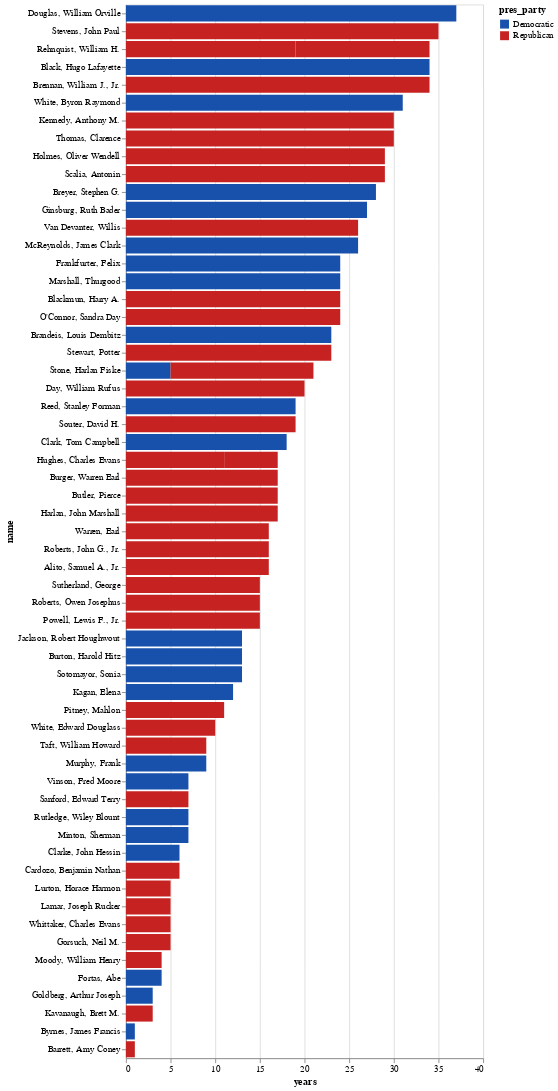

Notebook code for this chart:
### Code cell
alt.Chart(df[(df["state_date"] > "1900-01-01")]).mark_bar().encode(
    x="years:Q",
    y=alt.Y("name", sort="-x"),
    color=alt.Color(
        "pres_party",
        scale=alt.Scale(
            domain=["Democratic", "Republican"], range=["#1851ac", "#c62222"]
        ),
    ),
)

### Figure 1 — Vega-Lite specification as saved in the notebook (floating-point values rounded to 4 significant figures)
{"config": {"view": {"continuousWidth": 400, "continuousHeight": 300}}, "data": {"name": "data-a5eac28ceb63638e7e9ef2b5d658a52d"}, "mark": "bar", "encoding": {"color": {"field": "pres_party", "scale": {"domain": ["Democratic", "Republican"], "range": ["#1851ac", "#c62222"]}, "type": "nominal"}, "x": {"field": "years", "type": "quantitative"}, "y": {"field": "name", "sort": "-x", "type": "nominal"}}, "$schema": "https://vega.github.io/schema/vega-lite/v4.17.0.json", "datasets": {"data-a5eac28ceb63638e7e9ef2b5d658a52d": [{"name": "White, Edward Douglass", "state": "Louisiana", "president": "Taft", "state_date": "1910-12-19T00:00:00", "end_date": "1921-05-19T00:00:00", "type": "chief", "last_name": "White", "first_name": "Edward Douglass", "suffix": "", "years": 10.0, "pres_party": "Republican"}, {"name": "Taft, William Howard", "state": "Connecticut", "president": "Harding", "state_date": "1921-07-11T00:00:00", "end_date": "1930-02-03T00:00:00", "type": "chief", "last_name": "Taft", "first_name": "William Howard", "suffix": "", "years": 9.0, "pres_party": "Republican"}, {"name": "Hughes, Charles Evans", "state": "New York", "president": "Hoover", "state_date": "1930-02-24T00:00:00", "end_date": "1941-06-30T00:00:00", "type": "chief", "last_name": "Hughes", "first_name": "Charles Evans", "suffix": "", "years": 11.0, "pres_party": "Republican"}, {"name": "Stone, Harlan Fiske", "state": "New York", "president": "Roosevelt, F.", "state_date": "1941-07-03T00:00:00", "end_date": "1946-04-22T00:00:00", "type": "chief", "last_name": "Stone", "first_name": "Harlan Fiske", "suffix": "", "years": 5.0, "pres_party": "Democratic"}, {"name": "Vinson, Fred Moore", "state": "Kentucky", "president": "Truman", "state_date": "1946-06-24T00:00:00", "end_date": "1953-09-08T00:00:00", "type": "chief", "last_name": "Vinson", "first_name": "Fred Moore", "suffix": "", "years": 7.0, "pres_party": "Democratic"}, {"name": "Warren, Earl", "state": "California", "president": "Eisenhower", "state_date": "1953-10-05T00:00:00", "end_date": "1969-06-23T00:00:00", "type": "chief", "last_name": "Warren", "first_name": "Earl", "suffix": "", "years": 16.0, "pres_party": "Republican"}, {"name": "Burger, Warren Earl", "state": "Virginia", "president": "Nixon", "state_date": "1969-06-23T00:00:00", "end_date": "1986-09-26T00:00:00", "type": "chief", "last_name": "Burger", "first_name": "Warren Earl", "suffix": "", "years": 17.0, "pres_party": "Republican"}, {"name": "Rehnquist, William H.", "state": "Virginia", "president": "Reagan", "state_date": "1986-09-26T00:00:00", "end_date": "2005-09-03T00:00:00", "type": "chief", "last_name": "Rehnquist", "first_name": "William H.", "suffix": "", "years": 19.0, "pres_party": "Republican"}, {"name": "Roberts, John G., Jr.", "state": "Maryland", "president": "Bush, G. W.", "state_date": "2005-09-29T00:00:00", "end_date": "2022-03-14T00:00:00", "type": "chief", "last_name": "Roberts", "first_name": "John G.", "suffix": "Jr.", "years": 16.0, "pres_party": "Republican"}, {"name": "Holmes, Oliver Wendell", "state": "Massachusetts", "president": "Roosevelt, T.", "state_date": "1902-12-08T00:00:00", "end_date": "1932-01-12T00:00:00", "type": "associate", "last_name": "Holmes", "first_name": "Oliver Wendell", "suffix": "", "years": 29.0, "pres_party": "Republican"}, {"name": "Day, William Rufus", "state": "Ohio", "president": "Roosevelt, T.", "state_date": "1903-03-02T00:00:00", "end_date": "1922-11-13T00:00:00", "type": "associate", "last_name": "Day", "first_name": "William Rufus", "suffix": "", "years": 20.0, "pres_party": "Republican"}, {"name": "Moody, William Henry", "state": "Massachusetts", "president": "Roosevelt, T.", "state_date": "1906-12-17T00:00:00", "end_date": "1910-11-20T00:00:00", "type": "associate", "last_name": "Moody", "first_name": "William Henry", "suffix": "", "years": 4.0, "pres_party": "Republican"}, {"name": "Lurton, Horace Harmon", "state": "Tennessee", "president": "Taft", "state_date": "1910-01-03T00:00:00", "end_date": "1914-07-12T00:00:00", "type": "associate", "last_name": "Lurton", "first_name": "Horace Harmon", "suffix": "", "years": 5.0, "pres_party": "Republican"}, {"name": "Hughes, Charles Evans", "state": "New York", "president": "Taft", "state_date": "1910-10-10T00:00:00", "end_date": "1916-06-10T00:00:00", "type": "associate", "last_name": "Hughes", "first_name": "Charles Evans", "suffix": "", "years": 6.0, "pres_party": "Republican"}, {"name": "Van Devanter, Willis", "state": "Wyoming", "president": "Taft", "state_date": "1911-01-03T00:00:00", "end_date": "1937-06-02T00:00:00", "type": "associate", "last_name": "Van Devanter", "first_name": "Willis", "suffix": "", "years": 26.0, "pres_party": "Republican"}, {"name": "Lamar, Joseph Rucker", "state": "Georgia", "president": "Taft", "state_date": "1911-01-03T00:00:00", "end_date": "1916-01-02T00:00:00", "type": "associate", "last_name": "Lamar", "first_name": "Joseph Rucker", "suffix": "", "years": 5.0, "pres_party": "Republican"}, {"name": "Pitney, Mahlon", "state": "New Jersey", "president": "Taft", "state_date": "1912-03-18T00:00:00", "end_date": "1922-12-31T00:00:00", "type": "associate", "last_name": "Pitney", "first_name": "Mahlon", "suffix": "", "years": 11.0, "pres_party": "Republican"}, {"name": "McReynolds, James Clark", "state": "Tennessee", "president": "Wilson", "state_date": "1914-10-12T00:00:00", "end_date": "1941-01-31T00:00:00", "type": "associate", "last_name": "McReynolds", "first_name": "James Clark", "suffix": "", "years": 26.0, "pres_party": "Democratic"}, {"name": "Brandeis, Louis Dembitz", "state": "Massachusetts", "president": "Wilson", "state_date": "1916-06-05T00:00:00", "end_date": "1939-02-13T00:00:00", "type": "associate", "last_name": "Brandeis", "first_name": "Louis Dembitz", "suffix": "", "years": 23.0, "pres_party": "Democratic"}, {"name": "Clarke, John Hessin", "state": "Ohio", "president": "Wilson", "state_date": "1916-10-09T00:00:00", "end_date": "1922-09-18T00:00:00", "type": "associate", "last_name": "Clarke", "first_name": "John Hessin", "suffix": "", "years": 6.0, "pres_party": "Democratic"}, {"name": "Sutherland, George", "state": "Utah", "president": "Harding", "state_date": "1922-10-02T00:00:00", "end_date": "1938-01-17T00:00:00", "type": "associate", "last_name": "Sutherland", "first_name": "George", "suffix": "", "years": 15.0, "pres_party": "Republican"}, {"name": "Butler, Pierce", "state": "Minnesota", "president": "Harding", "state_date": "1923-01-02T00:00:00", "end_date": "1939-11-16T00:00:00", "type": "associate", "last_name": "Butler", "first_name": "Pierce", "suffix": "", "years": 17.0, "pres_party": "Republican"}, {"name": "Sanford, Edward Terry", "state": "Tennessee", "president": "Harding", "state_date": "1923-02-19T00:00:00", "end_date": "1930-03-08T00:00:00", "type": "associate", "last_name": "Sanford", "first_name": "Edward Terry", "suffix": "", "years": 7.0, "pres_party": "Republican"}, {"name": "Stone, Harlan Fiske", "state": "New York", "president": "Coolidge", "state_date": "1925-03-02T00:00:00", "end_date": "1941-07-02T00:00:00", "type": "associate", "last_name": "Stone", "first_name": "Harlan Fiske", "suffix": "", "years": 16.0, "pres_party": "Republican"}, {"name": "Roberts, Owen Josephus", "state": "Pennsylvania", "president": "Hoover", "state_date": "1930-06-02T00:00:00", "end_date": "1945-07-31T00:00:00", "type": "associate", "last_name": "Roberts", "first_name": "Owen Josephus", "suffix": "", "years": 15.0, "pres_party": "Republican"}, {"name": "Cardozo, Benjamin Nathan", "state": "New York", "president": "Hoover", "state_date": "1932-03-14T00:00:00", "end_date": "1938-07-09T00:00:00", "type": "associate", "last_name": "Cardozo", "first_name": "Benjamin Nathan", "suffix": "", "years": 6.0, "pres_party": "Republican"}, {"name": "Black, Hugo Lafayette", "state": "Alabama", "president": "Roosevelt, F.", "state_date": "1937-08-19T00:00:00", "end_date": "1971-09-17T00:00:00", "type": "associate", "last_name": "Black", "first_name": "Hugo Lafayette", "suffix": "", "years": 34.0, "pres_party": "Democratic"}, {"name": "Reed, Stanley Forman", "state": "Kentucky", "president": "Roosevelt, F.", "state_date": "1938-01-31T00:00:00", "end_date": "1957-02-25T00:00:00", "type": "associate", "last_name": "Reed", "first_name": "Stanley Forman", "suffix": "", "years": 19.0, "pres_party": "Democratic"}, {"name": "Frankfurter, Felix", "state": "Massachusetts", "president": "Roosevelt, F.", "state_date": "1939-01-30T00:00:00", "end_date": "1962-08-28T00:00:00", "type": "associate", "last_name": "Frankfurter", "first_name": "Felix", "suffix": "", "years": 24.0, "pres_party": "Democratic"}, {"name": "Douglas, William Orville", "state": "Connecticut", "president": "Roosevelt, F.", "state_date": "1939-04-17T00:00:00", "end_date": "1975-11-12T00:00:00", "type": "associate", "last_name": "Douglas", "first_name": "William Orville", "suffix": "", "years": 37.0, "pres_party": "Democratic"}, {"name": "Murphy, Frank", "state": "Michigan", "president": "Roosevelt, F.", "state_date": "1940-02-05T00:00:00", "end_date": "1949-07-19T00:00:00", "type": "associate", "last_name": "Murphy", "first_name": "Frank", "suffix": "", "years": 9.0, "pres_party": "Democratic"}, {"name": "Byrnes, James Francis", "state": "South Carolina", "president": "Roosevelt, F.", "state_date": "1941-07-08T00:00:00", "end_date": "1942-10-03T00:00:00", "type": "associate", "last_name": "Byrnes", "first_name": "James Francis", "suffix": "", "years": 1.0, "pres_party": "Democratic"}, {"name": "Jackson, Robert Houghwout", "state": "New York", "president": "Roosevelt, F.", "state_date": "1941-07-11T00:00:00", "end_date": "1954-10-09T00:00:00", "type": "associate", "last_name": "Jackson", "first_name": "Robert Houghwout", "suffix": "", "years": 13.0, "pres_party": "Democratic"}, {"name": "Rutledge, Wiley Blount", "state": "Iowa", "president": "Roosevelt, F.", "state_date": "1943-02-15T00:00:00", "end_date": "1949-09-10T00:00:00", "type": "associate", "last_name": "Rutledge", "first_name": "Wiley Blount", "suffix": "", "years": 7.0, "pres_party": "Democratic"}, {"name": "Burton, Harold Hitz", "state": "Ohio", "president": "Truman", "state_date": "1945-10-01T00:00:00", "end_date": "1958-10-13T00:00:00", "type": "associate", "last_name": "Burton", "first_name": "Harold Hitz", "suffix": "", "years": 13.0, "pres_party": "Democratic"}, {"name": "Clark, Tom Campbell", "state": "Texas", "president": "Truman", "state_date": "1949-08-24T00:00:00", "end_date": "1967-06-12T00:00:00", "type": "associate", "last_name": "Clark", "first_name": "Tom Campbell", "suffix": "", "years": 18.0, "pres_party": "Democratic"}, {"name": "Minton, Sherman", "state": "Indiana", "president": "Truman", "state_date": "1949-10-12T00:00:00", "end_date": "1956-10-15T00:00:00", "type": "associate", "last_name": "Minton", "first_name": "Sherman", "suffix": "", "years": 7.0, "pres_party": "Democratic"}, {"name": "Harlan, John Marshall", "state": "New York", "president": "Eisenhower", "state_date": "1955-03-28T00:00:00", "end_date": "1971-09-23T00:00:00", "type": "associate", "last_name": "Harlan", "first_name": "John Marshall", "suffix": "", "years": 17.0, "pres_party": "Republican"}, {"name": "Brennan, William J., Jr.", "state": "New Jersey", "president": "Eisenhower", "state_date": "1956-10-16T00:00:00", "end_date": "1990-07-20T00:00:00", "type": "associate", "last_name": "Brennan", "first_name": "William J.", "suffix": "Jr.", "years": 34.0, "pres_party": "Republican"}, {"name": "Whittaker, Charles Evans", "state": "Missouri", "president": "Eisenhower", "state_date": "1957-03-25T00:00:00", "end_date": "1962-03-31T00:00:00", "type": "associate", "last_name": "Whittaker", "first_name": "Charles Evans", "suffix": "", "years": 5.0, "pres_party": "Republican"}, {"name": "Stewart, Potter", "state": "Ohio", "president": "Eisenhower", "state_date": "1958-10-14T00:00:00", "end_date": "1981-07-03T00:00:00", "type": "associate", "last_name": "Stewart", "first_name": "Potter", "suffix": "", "years": 23.0, "pres_party": "Republican"}, {"name": "White, Byron Raymond", "state": "Colorado", "president": "Kennedy", "state_date": "1962-04-16T00:00:00", "end_date": "1993-06-28T00:00:00", "type": "associate", "last_name": "White", "first_name": "Byron Raymond", "suffix": "", "years": 31.0, "pres_party": "Democratic"}, {"name": "Goldberg, Arthur Joseph", "state": "Illinois", "president": "Kennedy", "state_date": "1962-10-01T00:00:00", "end_date": "1965-07-25T00:00:00", "type": "associate", "last_name": "Goldberg", "first_name": "Arthur Joseph", "suffix": "", "years": 3.0, "pres_party": "Democratic"}, {"name": "Fortas, Abe", "state": "Tennessee", "president": "Johnson, L.", "state_date": "1965-10-04T00:00:00", "end_date": "1969-05-14T00:00:00", "type": "associate", "last_name": "Fortas", "first_name": "Abe", "suffix": "", "years": 4.0, "pres_party": "Democratic"}, {"name": "Marshall, Thurgood", "state": "New York", "president": "Johnson, L.", "state_date": "1967-10-02T00:00:00", "end_date": "1991-10-01T00:00:00", "type": "associate", "last_name": "Marshall", "first_name": "Thurgood", "suffix": "", "years": 24.0, "pres_party": "Democratic"}, {"name": "Blackmun, Harry A.", "state": "Minnesota", "president": "Nixon", "state_date": "1970-06-09T00:00:00", "end_date": "1994-08-03T00:00:00", "type": "associate", "last_name": "Blackmun", "first_name": "Harry A.", "suffix": "", "years": 24.0, "pres_party": "Republican"}, {"name": "Powell, Lewis F., Jr.", "state": "Virginia", "president": "Nixon", "state_date": "1972-01-07T00:00:00", "end_date": "1987-06-26T00:00:00", "type": "associate", "last_name": "Powell", "first_name": "Lewis F.", "suffix": "Jr.", "years": 15.0, "pres_party": "Republican"}, {"name": "Rehnquist, William H.", "state": "Arizona", "president": "Nixon", "state_date": "1972-01-07T00:00:00", "end_date": "1986-09-26T00:00:00", "type": "associate", "last_name": "Rehnquist", "first_name": "William H.", "suffix": "", "years": 15.0, "pres_party": "Republican"}, {"name": "Stevens, John Paul", "state": "Illinois", "president": "Ford", "state_date": "1975-12-19T00:00:00", "end_date": "2010-06-29T00:00:00", "type": "associate", "last_name": "Stevens", "first_name": "John Paul", "suffix": "", "years": 35.0, "pres_party": "Republican"}, {"name": "O'Connor, Sandra Day", "state": "Arizona", "president": "Reagan", "state_date": "1981-09-25T00:00:00", "end_date": "2006-01-31T00:00:00", "type": "associate", "last_name": "O'Connor", "first_name": "Sandra Day", "suffix": "", "years": 24.0, "pres_party": "Republican"}, {"name": "Scalia, Antonin", "state": "Virginia", "president": "Reagan", "state_date": "1986-09-26T00:00:00", "end_date": "2016-02-13T00:00:00", "type": "associate", "last_name": "Scalia", "first_name": "Antonin", "suffix": "", "years": 29.0, "pres_party": "Republican"}, {"name": "Kennedy, Anthony M.", "state": "California", "president": "Reagan", "state_date": "1988-02-18T00:00:00", "end_date": "2018-07-31T00:00:00", "type": "associate", "last_name": "Kennedy", "first_name": "Anthony M.", "suffix": "", "years": 30.0, "pres_party": "Republican"}, {"name": "Souter, David H.", "state": "New Hampshire", "president": "Bush, G. H. W.", "state_date": "1990-10-09T00:00:00", "end_date": "2009-06-29T00:00:00", "type": "associate", "last_name": "Souter", "first_name": "David H.", "suffix": "", "years": 19.0, "pres_party": "Republican"}, {"name": "Thomas, Clarence", "state": "Georgia", "president": "Bush, G. H. W.", "state_date": "1991-10-23T00:00:00", "end_date": "2022-03-14T00:00:00", "type": "associate", "last_name": "Thomas", "first_name": "Clarence", "suffix": "", "years": 30.0, "pres_party": "Republican"}, {"name": "Ginsburg, Ruth Bader", "state": "New York", "president": "Clinton", "state_date": "1993-08-10T00:00:00", "end_date": "2020-09-18T00:00:00", "type": "associate", "last_name": "Ginsburg", "first_name": "Ruth Bader", "suffix": "", "years": 27.0, "pres_party": "Democratic"}, {"name": "Breyer, Stephen G.", "state": "Massachusetts", "president": "Clinton", "state_date": "1994-08-03T00:00:00", "end_date": "2022-03-14T00:00:00", "type": "associate", "last_name": "Breyer", "first_name": "Stephen G.", "suffix": "", "years": 28.0, "pres_party": "Democratic"}, {"name": "Alito, Samuel A., Jr.", "state": "New Jersey", "president": "Bush, G. W.", "state_date": "2006-01-31T00:00:00", "end_date": "2022-03-14T00:00:00", "type": "associate", "last_name": "Alito", "first_name": "Samuel A.", "suffix": "Jr.", "years": 16.0, "pres_party": "Republican"}, {"name": "Sotomayor, Sonia", "state": "New York", "president": "Obama", "state_date": "2009-08-08T00:00:00", "end_date": "2022-03-14T00:00:00", "type": "associate", "last_name": "Sotomayor", "first_name": "Sonia", "suffix": "", "years": 13.0, "pres_party": "Democratic"}, {"name": "Kagan, Elena", "state": "Massachusetts", "president": "Obama", "state_date": "2010-08-07T00:00:00", "end_date": "2022-03-14T00:00:00", "type": "associate", "last_name": "Kagan", "first_name": "Elena", "suffix": "", "years": 12.0, "pres_party": "Democratic"}, {"name": "Gorsuch, Neil M.", "state": "Colorado", "president": "Trump", "state_date": "2017-04-10T00:00:00", "end_date": "2022-03-14T00:00:00", "type": "associate", "last_name": "Gorsuch", "first_name": "Neil M.", "suffix": "", "years": 5.0, "pres_party": "Republican"}, {"name": "Kavanaugh, Brett M.", "state": "Maryland", "president": "Trump", "state_date": "2018-10-06T00:00:00", "end_date": "2022-03-14T00:00:00", "type": "associate", "last_name": "Kavanaugh", "first_name": "Brett M.", "suffix": "", "years": 3.0, "pres_party": "Republican"}, {"name": "Barrett, Amy Coney", "state": "Indiana", "president": "Trump", "state_date": "2020-10-27T00:00:00", "end_date": "2022-03-14T00:00:00", "type": "associate", "last_name": "Barrett", "first_name": "Amy Coney", "suffix": "", "years": 1.0, "pres_party": "Republican"}]}}
